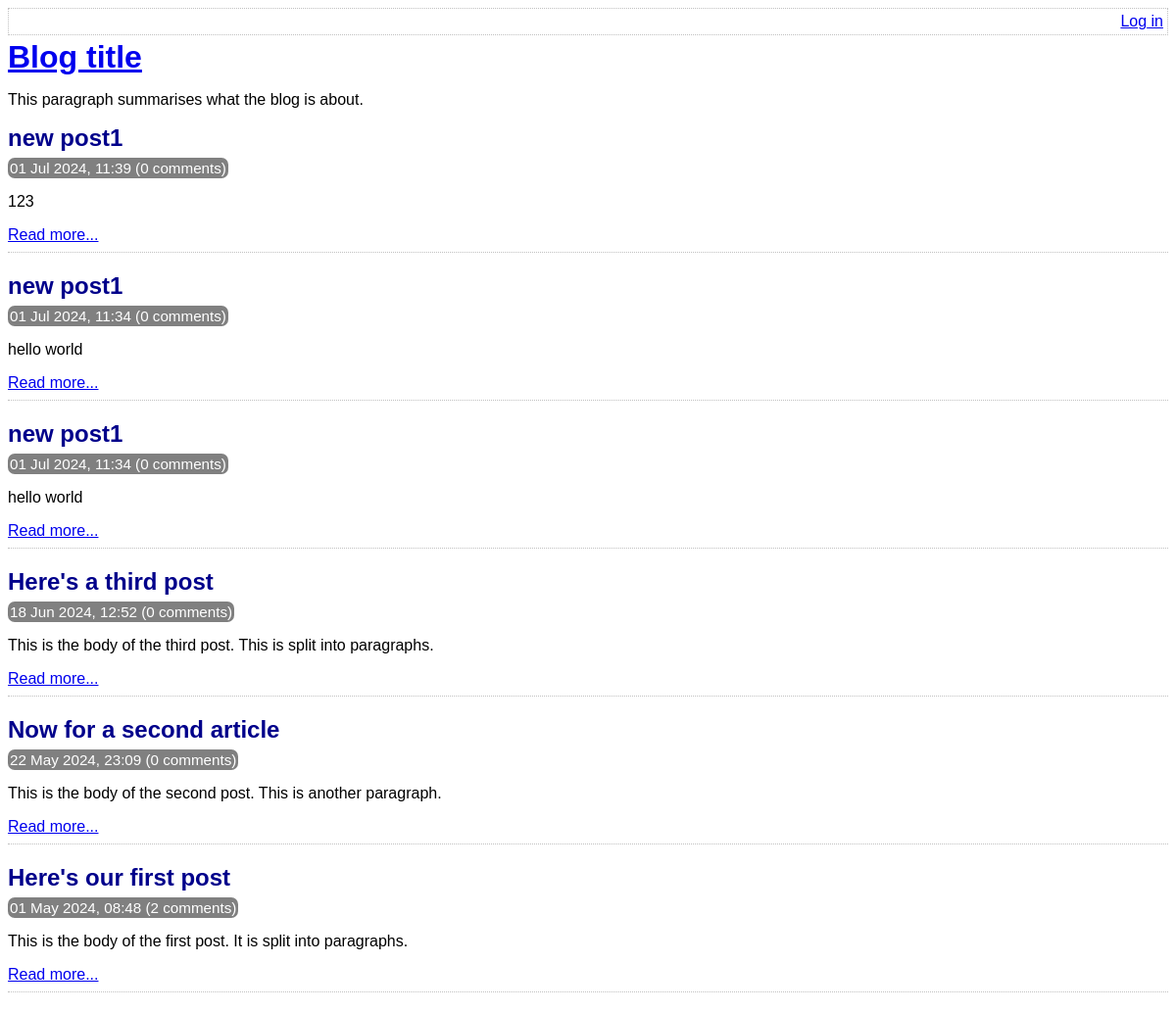
The app's page /, older data.
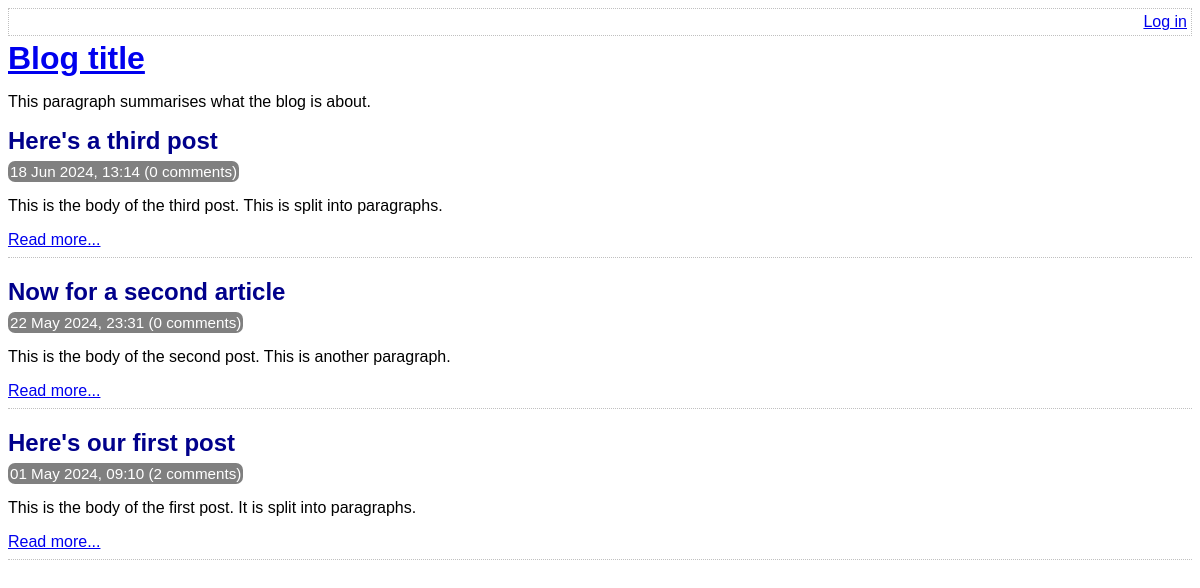
The same page, newer data.
### tables this page shows
CREATE TABLE post (
	id INTEGER PRIMARY KEY AUTOINCREMENT NOT NULL,
	title VARCHAR NOT NULL,
	body VARCHAR NOT NULL,
	user_id INTEGER NOT NULL,
	created_at VARCHAR NOT NULL,
	updated_at VARCHAR,
	FOREIGN KEY (user_id) REFERENCES user(id)
);

### lib/common.php (called while the page is built, shortened)
<?php
function htmlEscape($html)
{
    return htmlspecialchars($html, ENT_HTML5, 'UTF-8');
}
function convertSqlDate($sqlDate)
{
    $date = DateTime::createFromFormat('Y-m-d H:i:s', $sqlDate);
    return $date->format('d M Y, H:i');
}
function getAllPosts(PDO $pdo)
{
    $stmt = $pdo->query(
        'SELECT
            id, title, created_at, body,
            (SELECT COUNT(*) FROM comment WHERE comment.post_id = post.id) comment_count
        FROM
            post
        ORDER BY
            created_at DESC'
    );
    return $stmt->fetchAll(PDO::FETCH_ASSOC);
}

### index.php (the view, shortened to what this page needs)
<?php
require_once 'lib/common.php';
$pdo = getPDO();
$posts = getAllPosts($pdo);
?>
<!DOCTYPE html>
<html>
    <head>
        <?php require 'templates/head.php' ?>
    </head>
    <body>
        <?php require 'templates/title.php' ?>
        <div class="post-list">
            <?php foreach ($posts as $post): ?>
                <div class="post-synopsis">
                    <h2>
                        <?php echo htmlEscape($post['title']) ?>
                    </h2>
                    <div class="meta">
                        <?php echo convertSqlDate($post['created_at']) ?>
                        (<?php echo $post['comment_count'] ?> comments)
                    </div>
                    <p>
                        <?php echo htmlEscape($post['body']) ?>
                    </p>
                    <div class="post-controls">
                        <a
                            href="view-post.php?post_id=<?php echo $post['id'] ?>"
                        >Read more...</a>
                    </div>
                </div>
            <?php endforeach ?>
        </div>
    </body>
</html>

Row changes from the older to the newer data that the page shows:
removed post: title "new post1", created_at "01 Jul 2024, 11:39", comment_count "0", body "123"
removed post: title "new post1", created_at "01 Jul 2024, 11:34", comment_count "0", body "hello world"
removed post: title "new post1", created_at "01 Jul 2024, 11:34", comment_count "0", body "hello world"
changed post "Here's a third post": created_at "18 Jun 2024, 12:52" → "18 Jun 2024, 13:14"
changed post "Now for a second article": created_at "22 May 2024, 23:09" → "22 May 2024, 23:31"
changed post "Here's our first post": created_at "01 May 2024, 08:48" → "01 May 2024, 09:10"
